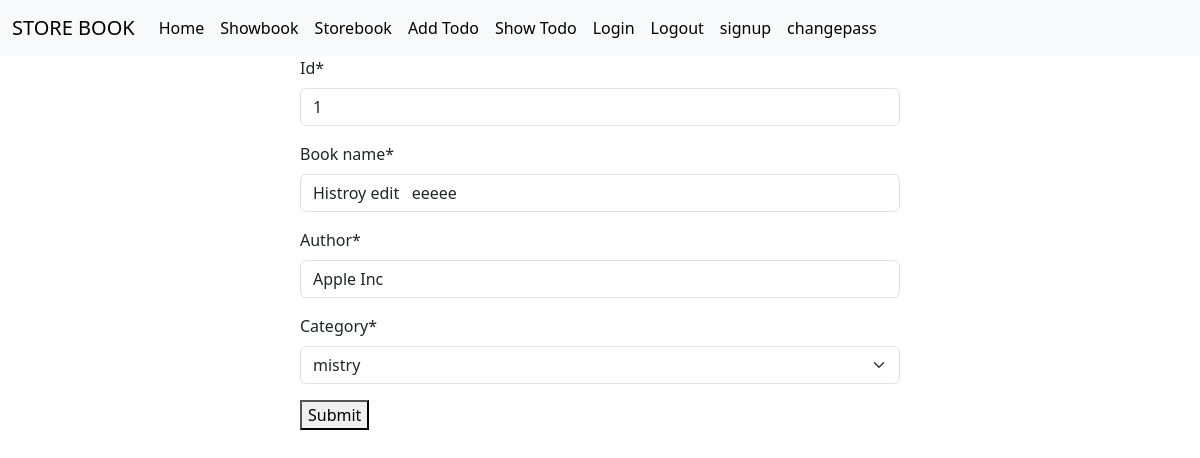
The app's page /edit_book/1 with its own data.
### book/models.py (models this page shows)
class BookStoreModel(models.Model):
    CATEGORY=(
        ('mistry','mistry'),
        ('chai-fi','chai-fi'),
        ('mistry','mistry'),
        ('mistry','mistry'),
    )
    id=models.IntegerField(primary_key=True)
    book_name=models.CharField( max_length=50)
    author=models.CharField(max_length=40)
    category=models.CharField( max_length=50,choices=CATEGORY)
    first_pub=models.DateTimeField(auto_now_add=True)
    last_pub=models.DateTimeField(auto_now=True)

### book/views.py (the view)
# urls.py: path('edit_book/<int:id>',views.edit_book , name='edit_book'),
def edit_book(request,id):
    book = BookStoreModel.objects.get(pk = id )
    form = BookStoreForm(instance = book)
    if request.method =='POST':
        book = BookStoreForm(request.POST,instance = book)
        if book.is_valid():
            book.save()
            return redirect('showbook')
    return render(request,'store_book.html',{'form':form})

### book/forms.py
class BookStoreForm(forms.ModelForm):
    class Meta:
        model=BookStoreModel
        fields=['id','book_name','author','category']

### book/templates/store_book.html (shortened to what this page needs)
{% extends "base.html" %}
{% load crispy_forms_tags %}
{% block content %}
<div style="width:50%; margin:auto">
<form  method='POST'>
      {{ form|crispy }}
      <button type="submit">Submit</button>
</form>
</div>
{% endblock %}

### records on screen
BookStoreModel: id "1", book_name "Histroy edit eeeee", author "Apple Inc", category "mistry"
